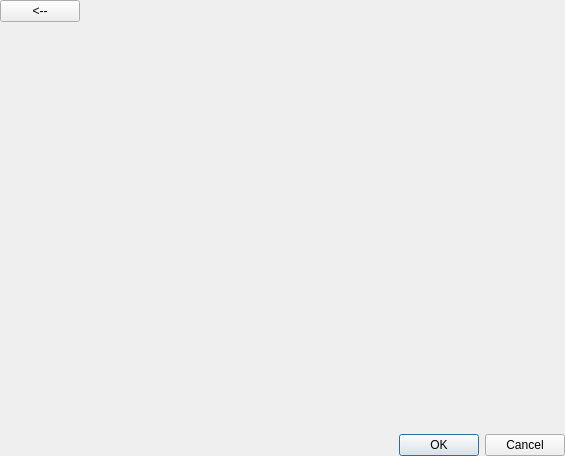
<?xml version="1.0" encoding="UTF-8"?>
<ui version="4.0">
 <class>ImportDialog</class>
 <widget class="QDialog" name="ImportDialog">
  <property name="geometry">
   <rect>
    <x>0</x>
    <y>0</y>
    <width>565</width>
    <height>456</height>
   </rect>
  </property>
  <property name="windowTitle">
   <string>Dialog</string>
  </property>
  <layout class="QVBoxLayout" name="verticalLayout" stretch="1,0">
   <property name="leftMargin">
    <number>0</number>
   </property>
   <property name="topMargin">
    <number>0</number>
   </property>
   <property name="rightMargin">
    <number>0</number>
   </property>
   <property name="bottomMargin">
    <number>0</number>
   </property>
   <item>
    <widget class="QStackedWidget" name="stackedWidget">
     <property name="currentIndex">
      <number>1</number>
     </property>
     <widget class="QWidget" name="listPage">
      <layout class="QHBoxLayout" name="horizontalLayout">
       <property name="leftMargin">
        <number>0</number>
       </property>
       <property name="topMargin">
        <number>0</number>
       </property>
       <property name="rightMargin">
        <number>0</number>
       </property>
       <property name="bottomMargin">
        <number>0</number>
       </property>
       <item>
        <widget class="QListWidget" name="listWidget"/>
       </item>
      </layout>
     </widget>
     <widget class="QWidget" name="previewPage">
      <layout class="QVBoxLayout" name="verticalLayout_2" stretch="0,1">
       <property name="leftMargin">
        <number>0</number>
       </property>
       <property name="topMargin">
        <number>0</number>
       </property>
       <property name="rightMargin">
        <number>0</number>
       </property>
       <property name="bottomMargin">
        <number>0</number>
       </property>
       <item>
        <layout class="QHBoxLayout" name="horizontalLayout_2">
         <item>
          <widget class="QPushButton" name="buttonBack">
           <property name="text">
            <string>&lt;--</string>
           </property>
          </widget>
         </item>
         <item>
          <spacer name="horizontalSpacer">
           <property name="orientation">
            <enum>Qt::Horizontal</enum>
           </property>
           <property name="sizeHint" stdset="0">
            <size>
             <width>40</width>
             <height>20</height>
            </size>
           </property>
          </spacer>
         </item>
        </layout>
       </item>
       <item>
        <widget class="ChordPatternEdit" name="chordPatternEdit" native="true"/>
       </item>
      </layout>
     </widget>
    </widget>
   </item>
   <item>
    <widget class="QDialogButtonBox" name="buttonBox">
     <property name="orientation">
      <enum>Qt::Horizontal</enum>
     </property>
     <property name="standardButtons">
      <set>QDialogButtonBox::Cancel|QDialogButtonBox::Ok</set>
     </property>
    </widget>
   </item>
  </layout>
 </widget>
 <customwidgets>
  <customwidget>
   <class>ChordPatternEdit</class>
   <extends>QWidget</extends>
   <header>chordpatternedit.h</header>
   <container>1</container>
  </customwidget>
 </customwidgets>
 <resources/>
 <connections>
  <connection>
   <sender>buttonBox</sender>
   <signal>accepted()</signal>
   <receiver>ImportDialog</receiver>
   <slot>accept()</slot>
   <hints>
    <hint type="sourcelabel">
     <x>248</x>
     <y>254</y>
    </hint>
    <hint type="destinationlabel">
     <x>157</x>
     <y>274</y>
    </hint>
   </hints>
  </connection>
  <connection>
   <sender>buttonBox</sender>
   <signal>rejected()</signal>
   <receiver>ImportDialog</receiver>
   <slot>reject()</slot>
   <hints>
    <hint type="sourcelabel">
     <x>316</x>
     <y>260</y>
    </hint>
    <hint type="destinationlabel">
     <x>286</x>
     <y>274</y>
    </hint>
   </hints>
  </connection>
 </connections>
</ui>
